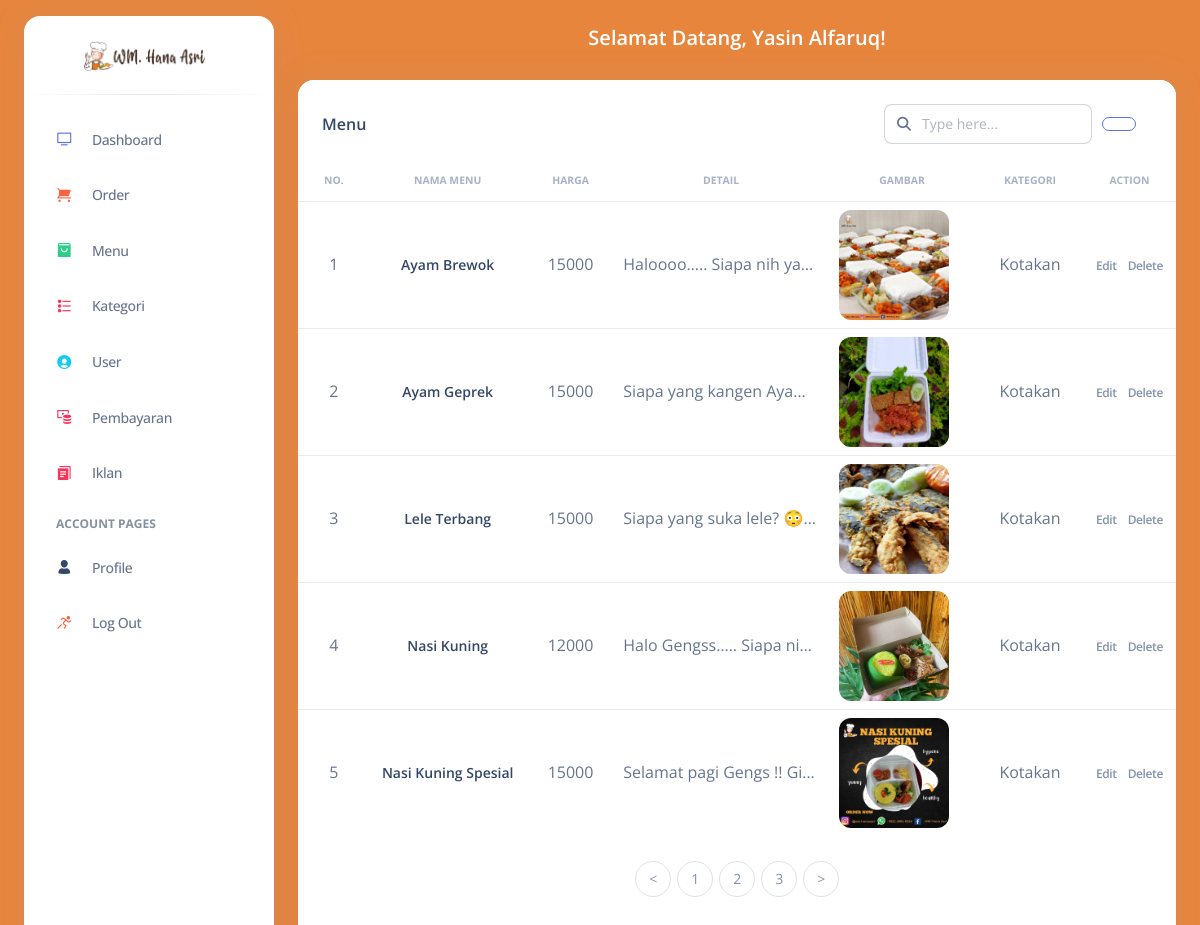
The page /dashboard/pages/menu/menu.php (signed in) on the database its author committed.
### tables this page shows
CREATE TABLE `menu` (
  `id_menu` int(11) NOT NULL,
  `nama_menu` varchar(100) NOT NULL,
  `harga` varchar(50) NOT NULL,
  `detail` text NOT NULL,
  `gambar` varchar(50) NOT NULL,
  `id_kategori` int(11) NOT NULL
);

CREATE TABLE `kategori` (
  `id_kategori` int(11) NOT NULL,
  `nama_kategori` varchar(100) NOT NULL,
  `deskripsi` varchar(100) NOT NULL
);

### dashboard/pages/menu/menu.php (the view, shortened to what this page needs)
<?php
include('../header.php');
?>
<div class="container-fluid py-3">
  <div class="row">
    <div class="col-12">
      <div class="card" style="height:130vh; max-height: 1000px;">
        <div class="card-header pb-0">
          <div class="d-flex align-items-center mb-3">
            <h6 class="mb-0">Menu</h6>
            <div class="ms-md-auto pe-md-3 d-flex align-items-center">
              <div class="input-group">
                <span class="input-group-text text-body"><i class="fas fa-search" aria-hidden="true"></i></span>
                <input type="text" class="form-control" placeholder="Type here...">
              </div>
              <button class="btn btn-outline-primary btn-xs mb-0" style="margin-left: 10px;" data-bs-toggle="modal" data-bs-target="#exampleModalCreate"><i class="uil uil-plus" style="font-size: 15px;"></i></button>
            </div>
          </div>
        </div>
        <div class="card-body px-0 pt-0 pb-2">
          <div class="table-responsive p-0">
            <table class="table align-items-center mb-0">
              <thead>
                <tr>
                  <th class="text-center text-uppercase text-secondary text-xxs font-weight-bolder opacity-7">No.</th>
                  <th class="text-center text-uppercase text-secondary text-xxs font-weight-bolder opacity-7">Nama Menu</th>
                  <th class="text-center text-uppercase text-secondary text-xxs font-weight-bolder opacity-7">Harga</th>
                  <th class="text-center text-uppercase text-secondary text-xxs font-weight-bolder opacity-7">Detail</th>
                  <th class="text-center text-uppercase text-secondary text-xxs font-weight-bolder opacity-7">Gambar</th>
                  <th class="text-center text-uppercase text-secondary text-xxs font-weight-bolder opacity-7">Kategori</th>
                  <th class="text-center text-uppercase text-secondary text-xxs font-weight-bolder opacity-7">Action</th>
                </tr>
              </thead>
              <tbody>
                <?php
                $batas = 5;
                $halaman = isset($_GET['halaman'])?(int)$_GET['halaman'] : 1;
                $halaman_awal = ($halaman>1) ? ($halaman * $batas) - $batas : 0;
                $previous = $halaman - 1;
                $next = $halaman + 1;
                $data = mysqli_query($koneksi,"SELECT * FROM menu JOIN kategori ON menu.id_kategori = kategori.id_kategori;");
                $jumlah_data = mysqli_num_rows($data);
                $total_halaman = ceil($jumlah_data / $batas);
                $data_pegawai = mysqli_query($koneksi,"SELECT * FROM menu JOIN kategori ON menu.id_kategori = kategori.id_kategori LIMIT $halaman_awal, $batas");
                $nomor = $halaman_awal+1;
                while($d = mysqli_fetch_array($data_pegawai)){
                  ?>
                  <tr>
                    <td class="text-center"><?php echo $nomor++; ?></td>
                    <td class="text-center"><h6 class="mb-0 text-sm"><?php echo $d['nama_menu']; ?></h6></td>
                    <td class="text-center"><?php echo $d['harga']; ?></td>
                    <td class="text-truncate" style="max-width: 200px;"><?php echo $d['detail']; ?></td>
                    <td class="text-center">
                      <div>
                        <img src="../../../assets/img/menu/<?php echo $d['gambar']; ?>" class="avatar avatar-xxl me-3">
                      </div></td>
                      <td class="text-center"><?php echo $d['nama_kategori']; ?></td>
                      <td class="align-middle text-center">
                        <a href="" class="text-secondary font-weight-bold text-xs" data-toggle="tooltip" data-original-title="Edit menu" data-bs-toggle="modal" data-bs-target="#exampleModalEdit<?php echo $d['id_menu']; ?>">
                          Edit
                        </a>
                        <a onclick="return confirm('Anda Yakin Ingin Menghapus Data User')" href="menu.php?id_menu=<?php echo $d['id_menu']; ?>" class="text-secondary font-weight-bold text-xs" data-toggle="tooltip" data-original-title="Delete menu">
                          Delete
                        </a>
                      </td>
                    </tr>
                    <?php
                  }
                  ?>
                </tbody>
              </table>
            </div>
            <br>
            <nav>
              <ul class="pagination justify-content-center">
                <li class="page-item">
                  <a class="page-link" <?php if($halaman > 1){ echo "href='?halaman=$previous'"; } ?>> < </a>
                </li>
                <?php
                for($x=1;$x<=$total_halaman;$x++){
                  ?>
                  <li class="page-item"><a class="page-link" href="?halaman=<?php echo $x ?>"><?php echo $x; ?></a></li>
                  <?php
                }
                ?>
                <li class="page-item">
                  <a  class="page-link" <?php if($halaman < $total_halaman) { echo "href='?halaman=$next'"; } ?>>> </a>
                </li>
              </ul>
            </nav>
          </div>
        </div>
      </div>
    </div>
  </div>
  <?php
  include('../footer.php');
  ?>

### rows shown on the page
menu: nama_menu "Ayam Brewok", harga "15000", detail "Haloooo….. Siapa nih ya…", gambar (picture), id_kategori.nama_kategori "Kotakan"
menu: nama_menu "Ayam Geprek", harga "15000", detail "Siapa yang kangen Aya…", gambar (picture), id_kategori.nama_kategori "Kotakan"
menu: nama_menu "Lele Terbang", harga "15000", detail "Siapa yang suka lele? 😳…", gambar (picture), id_kategori.nama_kategori "Kotakan"
menu: nama_menu "Nasi Kuning", harga "12000", detail "Halo Gengss….. Siapa ni…", gambar (picture), id_kategori.nama_kategori "Kotakan"
menu: nama_menu "Nasi Kuning Spesial", harga "15000", detail "Selamat pagi Gengs !! Gi…", gambar (picture), id_kategori.nama_kategori "Kotakan"

### other values the page prints
$userName "Yasin Alfaruq"
